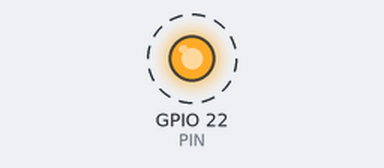
This program was run on a simulated Raspberry Pi (BCM pin numbers). On the bench: output pins drawn as LEDs (lit = HIGH). Dashed ring = blinking. System figures (address, load, memory, disk, uptime) are fixed made-up values; the clock reads 2024-03-15 10:24:30 at power-on unless the program sets it.

Above: at 0.2 s.
Timing chart, 0 to 3.0 s (numbered marks = the images above):
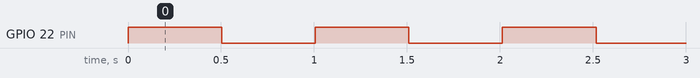

Measured:
- by itself, GPIO 22 (PIN): alternates HIGH for 0.50 s and LOW for 0.50 s

The program:

ram_led.py
```python
import RPi.GPIO as GPIO
import time

PIN = 22

GPIO.setmode(GPIO.BCM)
GPIO.setup(PIN, GPIO.OUT)

state = False
last = 0

def get_ram():
    try:
        with open('/proc/meminfo', 'r') as f:
            lines = f.readlines()

        total = int(lines[0].split()[1])
        available = int(lines[2].split()[1])
        used = total - available

        return (used / total) * 100
    except:
        return 0

try:
    while True:
        now = time.time()
        ram = get_ram()

        # Debug (optional)
        # print("RAM:", ram)

        interval = 0.5 if ram < 70 else 0.2

        if now - last > interval:
            state = not state
            GPIO.output(PIN, state)
            last = now

        time.sleep(0.05)

except Exception as e:
    print("Error:", e)
    GPIO.cleanup()
```
